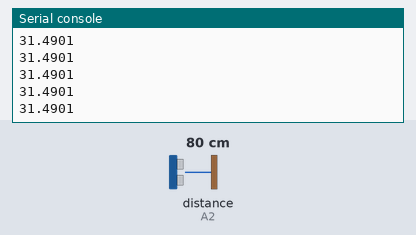
Recording of a program running on a simulated CircuitPython board. Shown: the last lines printed to the serial console. The test bench sets the inputs (shaded band); at power-on: distance to the obstacle (sensor on A2) 80 cm. The echo pulse lasts 58.3 µs per cm.

Above: at 1.2 s.
1.3 s: distance to the obstacle (sensor on A2) set to 2 cm
At 1.38 s:
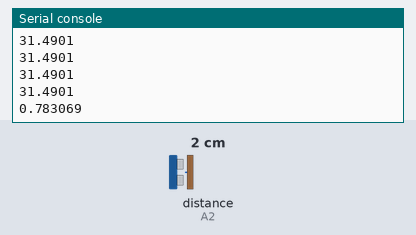
2.8 s: distance to the obstacle (sensor on A2) set to 4 cm
At 2.89 s:
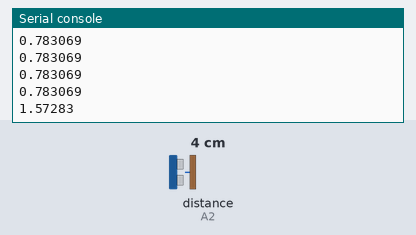
Timing chart, 0 to 5.8 s (numbered marks = the images above; inputs shaded):
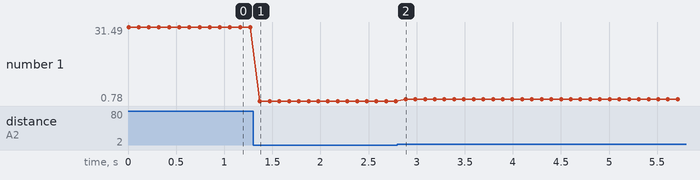

The program:

RCWL-1601.py
```python
"""
testing RCWL-1601 ultrasonic distance sensor (HC-SR04 compatible)
3.3V, GND, trigger to A1, echo to A2
"""

# import modules
import board
import time
import neopixel
import adafruit_hcsr04

# declare objects and variables
sonar = adafruit_hcsr04.HCSR04(trigger_pin=board.A1, echo_pin=board.A2)

# loop forever
while True:
    # sonar.distance outputs in cm, let's convert that to inches
    distInches = sonar.distance * 0.3937
    print(distInches)

    time.sleep(0.1)
```

Measured:
- after the input at 1.3 s, the serial console: prints a new line after 0.07 s (image 1)
- after the input at 2.8 s, the serial console: prints a new line after 0.09 s (image 2)
- plotted number 1: 31.49 → 0.78 after the input at 1.3 s, 0.78 → 1.57 after the input at 2.8 s
